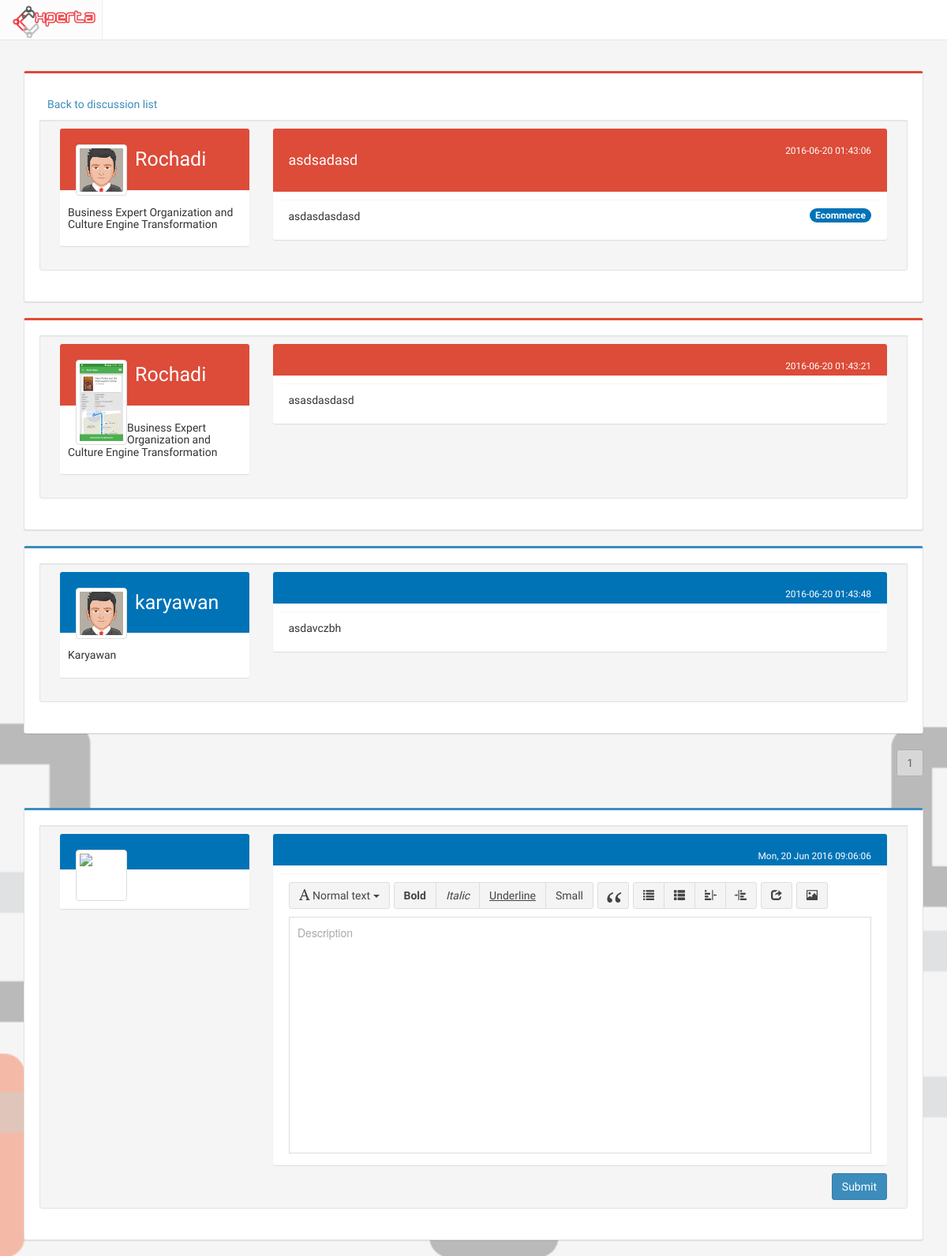
/discussion/open_view/3, run on the app's committed database.
### tables this page shows
CREATE TABLE `open_discussion` (
  `id_discussion` int(11) NOT NULL,
  `id_scope` int(11) NOT NULL,
  `id_user` int(11) NOT NULL,
  `title` varchar(160) NOT NULL,
  `content` text NOT NULL,
  `created_at` timestamp NOT NULL DEFAULT CURRENT_TIMESTAMP,
  `updated_at` timestamp NOT NULL DEFAULT CURRENT_TIMESTAMP ON UPDATE CURRENT_TIMESTAMP,
  `status` int(11) NOT NULL DEFAULT '1',
  `views` int(11) NOT NULL DEFAULT '0'
);

CREATE TABLE `profile` (
  `id_profile` int(11) NOT NULL,
  `NIK` varchar(50) DEFAULT NULL,
  `id_user` int(11) NOT NULL,
  `fullname` varchar(255) NOT NULL,
  `birthdate` date DEFAULT NULL,
  `gender` enum('M','F') DEFAULT NULL,
  `id_expert` int(11) DEFAULT '98',
  `pic` varchar(500) DEFAULT 'default.png',
  `updated_at` timestamp NOT NULL DEFAULT CURRENT_TIMESTAMP ON UPDATE CURRENT_TIMESTAMP,
  `login` int(11) NOT NULL DEFAULT '0'
);

CREATE TABLE `expert` (
  `id_expert` int(11) NOT NULL,
  `id_directorate` int(11) NOT NULL,
  `expert_name` varchar(100) NOT NULL
);

CREATE TABLE `scope` (
  `id_scope` int(11) NOT NULL,
  `scope_name` varchar(50) NOT NULL
);

CREATE TABLE `open_discussion_comment` (
  `id_comment` int(11) NOT NULL,
  `id_discussion` int(11) NOT NULL,
  `id_user` int(11) NOT NULL,
  `content` text NOT NULL,
  `created_at` timestamp NOT NULL DEFAULT CURRENT_TIMESTAMP
);

CREATE TABLE `user` (
  `id_user` int(11) NOT NULL,
  `username` varchar(100) NOT NULL,
  `email` varchar(100) NOT NULL,
  `password` varchar(100) NOT NULL,
  `id_level` int(11) NOT NULL,
  `registered_at` timestamp NOT NULL DEFAULT CURRENT_TIMESTAMP ON UPDATE CURRENT_TIMESTAMP,
  `stat` int(11) NOT NULL DEFAULT '1'
);

CREATE TABLE `level` (
  `id_level` int(11) NOT NULL,
  `level_name` varchar(50) NOT NULL
);

### index.php (called while the page is built, shortened)
<?php
require_once BASEPATH.'core/CodeIgniter.php';

### application/models/Discussion_model.php (called while the page is built, shortened)
<?php
class Discussion_model extends CI_Model
{
	function open_getthread($id){
		return $this->db->query("SELECT open_discussion.*, email, scope_name, profile.fullname, expert_name
			FROM open_discussion
			LEFT JOIN user ON open_discussion.id_user = user.id_user
			LEFT JOIN profile ON profile.id_user = open_discussion.id_user
			LEFT JOIN scope ON scope.id_scope = open_discussion.id_scope
			LEFT JOIN level ON user.id_level = level.id_level
			LEFT JOIN expert ON profile.id_expert = expert.id_expert
			WHERE id_discussion = '$id'
			")->row();
	}
	function open_getcomment($id,$page){
		$page = ($page * 20);
		$hasil['data'] = $this->db->query("SELECT *
			FROM open_discussion_comment
			LEFT JOIN user ON open_discussion_comment.id_user = user.id_user
			LEFT JOIN profile ON user.id_user = profile.id_user
			LEFT JOIN level ON user.id_level = level.id_level
			LEFT JOIN expert ON profile.id_expert = expert.id_expert
			WHERE id_discussion = '$id'
			ORDER BY id_comment ASC
			LIMIT $page, 20")->result();
		$hasil['count'] = $this->db->query("SELECT COUNT(*) AS count FROM open_discussion_comment WHERE id_discussion='$id' ")->row();
		return $hasil;
	}
}

### application/views/discussion/od_view.php (the view, shortened to what this page needs)
<?php include 'application/views/header.php' ?>
<?php
	$pic = (empty($thread->pic)) ? "default.png" : $thread->pic;
	$thread->fullname = (empty($thread->fullname)) ? explode("@", $thread->email)[0] : $thread->fullname;
	$thread->expert_name = (empty($thread->expert_name)) ? "Karyawan" : $thread->expert_name;
?>
	<link rel="stylesheet" type="text/css" href="<?= base_url('assets/css/bootstrap3-wysihtml5.min.css') ?>">
	<div class="container">
	<div class="row">
	<div class="col-md-12 isi">
	<div class="col-md-12 box box-danger well">
		<div class="box-header">
		<a href="<?php echo site_url('discussion/open') ?>">Back to discussion list</a>
		</div>
		<div class="box-body well">
			<div class="col-md-3">
				<div class="box box-widget widget-user-2">
                <div class="widget-user-header bg-red">
                  <div class="widget-user-image">
                    <img class="img-thumbnail" width="20" height="20" src="<?php echo site_url('uploads/profile/'.$pic) ?>" alt="user image">
                  </div>
                  <h4 class="widget-user-username">
                  	<a class="clearlink" href="<?php echo site_url('account/user/'.$thread->id_user)  ?>">
                  		<?php echo $thread->fullname; ?>
                  	</a>
                  </h4>
                </div>
                <div class="box-footer">
                  <h5><?= $thread->expert_name; ?></h5>
                </div>
              </div>
			</div>
			<div class="col-md-9">
				<div class="box box-widget widget-user-2">
					<div class="widget-user-header bg-red">
							<small class="pull-right"><?= $thread->created_at; ?></small>
							<h4><?= $thread->title; ?></h4>
					</div>
					<div class="box-footer content-forum">
					<span class="badge bg-blue pull-right"><?php echo $thread->scope_name ?></span>
						<?= $thread->content; ?>
					</div>
				</div>
			</div>
		</div>
	</div>
<?php foreach ($comment as $komentar ): ?>
<?php
	$kelas = ($komentar->level_name == 'be') ? 'bg-red' : 'bg-blue' ;
	$box = ($komentar->level_name == 'be') ? 'box-danger' : 'box-primary' ;
    if ($komentar->level_name == 'karyawan') {
        $fullname = explode('@', $komentar->email)[0];
        $expert = 'Karyawan';
    }else{
    	$fullname = $komentar->fullname;
        $expert = $komentar->expert_name;
    }
    if (empty($komentar->pic)) {
    	$pic = "default.png";
    }else{
    	$pic = $komentar->pic;
    }
 ?>
<div class="col-md-12 box <?php echo $box ?> well">
		<div class="box-body well">
			<div class="col-md-3">
				<div class="box box-widget widget-user-2">
                <div class="widget-user-header <?php echo $kelas ?>">
                  <div class="widget-user-image">
                    <img class="img-thumbnail" width="20" height="20" src="<?php echo site_url('uploads/profile/'.$pic) ?>" alt="user image">
                  </div>
                  <h4 class="widget-user-username">
                  	<a class="clearlink" href="<?php echo site_url('account/user/'.$komentar->id_user)  ?>">
                  		<?php echo $fullname ?>
                  	</a>
                  </h4>
                </div>
                <div class="box-footer">
                  <h5><?php echo $expert ?></h5>
                </div>
              </div>
			</div>
			<div class="col-md-9">
				<div class="box box-widget widget-user-2">
				<div class="widget-user-header <?php echo $kelas ?>">
						<small class="pull-right"><?php echo $komentar->created_at ?></small>
					</div>
					<div class="box-footer content-forum">
						<?php echo $komentar->content ?>
					</div>
				</div>
			</div>
		</div>
	</div>
<?php endforeach ?>
<div class="btn-group pull-right">
	<?php echo $page ?>
</div>
<?php if ($thread->status == 1 ): ?>
<div class="col-md-12 box box-primary well isi">
		<div class="box-body well">
			<div class="col-md-3">
				<div class="box box-widget widget-user-2">
                <div class="widget-user-header bg-blue">
                  <div class="widget-user-image">
                    <img class="img-thumbnail" width="20" height="20" src="<?php echo site_url('uploads/profile/'.$this->session->userdata('pic')) ?>" alt="user image">
                  </div>
                </div>
                <div class="box-footer">
                </div>
              </div>
			</div>
			<div class="col-md-9">
			<form action="<?php echo site_url('discussion/open_respond_post/'.$thread->id_discussion) ?>" method="post">
				<div class="box box-widget widget-user-2">
					<div class="widget-user-header bg-blue">
							<small class="pull-right"><?php echo date('D, d M Y h:m:s') ?></small>
					</div>
					<div class="box-footer content-forum">
					</div>
						<button class="pull-right btn btn-primary" type="submit">Submit</button>
					</form>
				</div>
			</div>
		</div>
<?php endif ?>
	</div>

### assets/css/main.css (style rules this page uses)
body { background-color: #ecf0f5; margin-top: 50px; }
.full { background: url('../img/backimg.png') no-repeat center center fixed; -webkit-background-size: cover; -moz-background-size: cover; background-size: cover; -o-background-size: cover; }
.isi { margin-top: 40px; }
.clearlink { color: #fff; }
.content-forum { margin: 10px; text-align: justify; }

### data on the page
open_discussion: profile.fullname "Rochadi", expert.expert_name "Business Expert Organization and Culture Engine Transformation", created_at "2016-06-20 01:43:06", title "asdsadasd", id_scope.scope_name "Ecommerce", content "asdasdasdasd"
open_discussion_comment: profile.pic (picture), profile.fullname "Rochadi", expert.expert_name "Business Expert Organization and Culture Engine Transformation", created_at "2016-06-20 01:43:21", content "asasdasdasd"
open_discussion_comment: shows a picture, id_user.email "karyawan", level.level_name "Karyawan", created_at "2016-06-20 01:43:48", content "asdavczbh"
